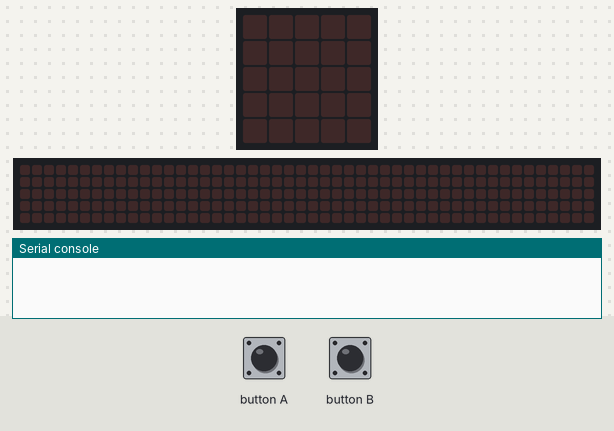
A program run on a simulated BBC micro:bit (MakeCode). On the bench: the board's 5×5 LED display, a strip that is not on the board, showing the scrolling text unrolled, the last lines printed to the serial console. The test bench sets the inputs (shaded band). No radio messages arrive unless stated (any console line starting 'radio sent:' is added by the test bench); the 48×5 strip is a reading aid, not a part: it shows the text the display is scrolling, unrolled, one strip-width of it at a time.

Above: at 1.2 s.
1.3 s: button A pressed for 0.15 s
At 1.52 s:
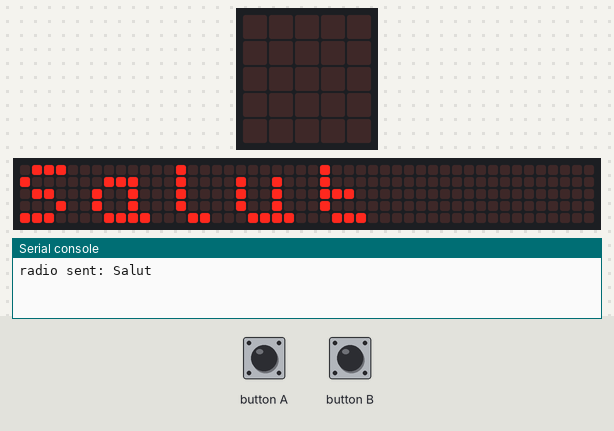
4.3 s: button B pressed for 0.15 s
At 6.92 s:
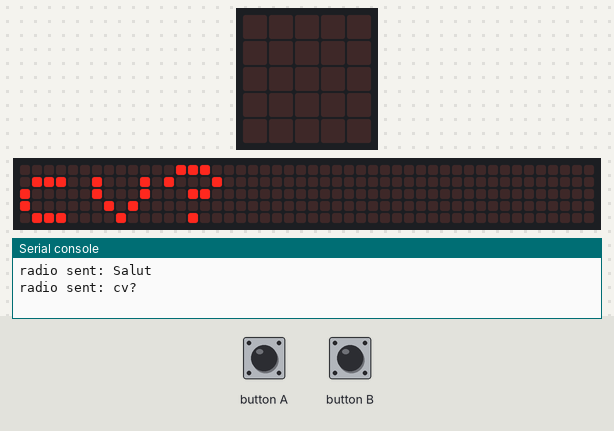
7.4 s: button A pressed for 0.15 s
At 10.67 s:
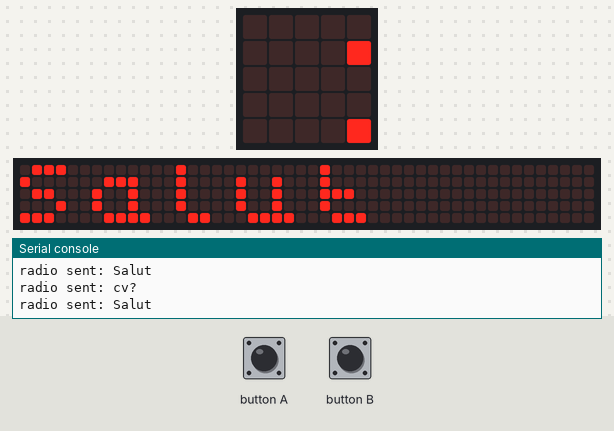

The program:

main.ts
```typescript
input.onButtonPressed(Button.A, function () {
    radio.sendString("Salut")
    basic.showString("Salut")
})
radio.onReceivedString(function (receivedString) {
    if (0 == 0) {

    } else {

    }
})
input.onButtonPressed(Button.B, function () {
    radio.sendString("cv?")
    basic.showString("cv?")
})
radio.setGroup(77)
```

test.ts
```typescript
// les tests vont ici ; cela ne sera pas compilé si ce paquet est utilisé en tant qu'extension.
```

Measured:
- after the input at 1.3 s, the display: changes after 0.15 s (image 1)
- after the input at 4.3 s, the display: first differs from a run without the input after 2.6 s (image 2)
- after the input at 7.4 s, the display: first differs from a run without the input after 3.1 s (image 3 shows a later state)
